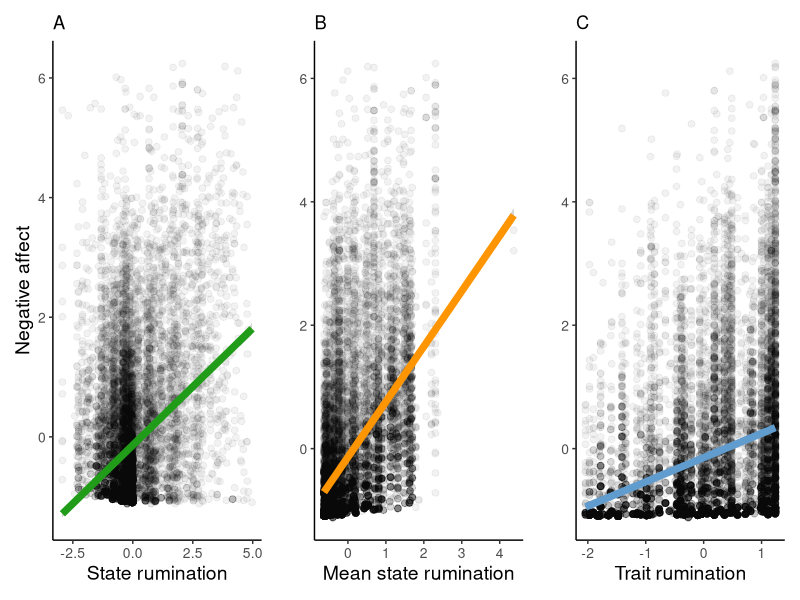

Recreate this plot in R.
## ---- chunk 1
suppressPackageStartupMessages(library(tidyverse))
suppressPackageStartupMessages(library(patchwork))

options(scipen = 999)
## ---- chunk 2
dat_model <- read_csv("data/data_model.csv")
## ---- chunk 3
# state rumination
state_rumi_plot <- dat_model %>% 
  ggplot(aes(x = rumination_centered, y = NA_sum)) +
  geom_jitter(color = "black", alpha = 0.05, size = 2) +
  geom_smooth(method = "lm",
              size = 2.5,
              color = "#219C19") +
   labs(x     = "State rumination",
        y     = "Negative affect",
        title = "A") +
  theme_classic() +
  theme(axis.title = element_text(size = 14),
        axis.text = element_text(size = 10))

# mean state rumination
mean_state_rumi_plot <- dat_model %>% 
  ggplot(aes(x = mean_state_rumi_grand_centered, y = NA_sum)) +
  geom_jitter(color = "black", alpha = 0.05, size = 2) +
  geom_smooth(method = "lm",
              size = 2.5,
              color = "#FF9500") +
   labs(x     = "Mean state rumination",
        y     = "",
        title = "B") +
  theme_classic() +
  theme(axis.title = element_text(size = 14),
        axis.text = element_text(size = 10))


# trait rumination
trait_rumi_plot <- dat_model %>% 
  ggplot(aes(x = trait_rumination, y = NA_sum)) +
  geom_jitter(color = "black", alpha = 0.05, size = 2) +
  geom_smooth(method = "lm",
              size = 2.5,
              color = "#609CCE") +
   labs(x     = "Trait rumination",
        y     = "",
        title = "C") +
  theme_classic() +
  theme(axis.title = element_text(size = 14),
        axis.text = element_text(size = 10))


# multipanel figure
multipanel_figure <- state_rumi_plot + mean_state_rumi_plot + trait_rumi_plot

multipanel_figure
